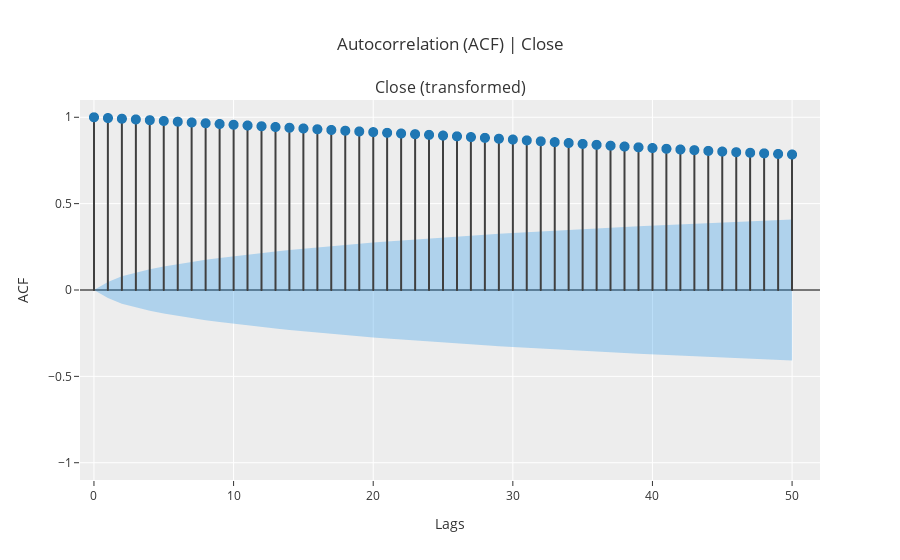

The notebook cell this image was saved under:
### Code cell
# Step 8: Perform Lag Selection using ACF on Residual Series
exp_ETH.plot_model(plot='acf',  data_kwargs={'nlags': 50})

### Figure 1 — Plotly figure (JSON) as saved in the notebook; plotly's stock layout.template omitted (floating-point values rounded to 4 significant figures)
{"data": [{"line": {"color": "#3f3f3f"}, "marker": {"size": 10}, "mode": "lines", "name": "ACF", "showlegend": false, "type": "scattergl", "x": [0, 0], "xaxis": "x", "y": [0, 1], "yaxis": "y"}, {"line": {"color": "#3f3f3f"}, "marker": {"size": 10}, "mode": "lines", "name": "ACF", "showlegend": false, "type": "scattergl", "x": [1, 1], "xaxis": "x", "y": [0, 0.9956], "yaxis": "y"}, {"line": {"color": "#3f3f3f"}, "marker": {"size": 10}, "mode": "lines", "name": "ACF", "showlegend": false, "type": "scattergl", "x": [2, 2], "xaxis": "x", "y": [0, 0.9916], "yaxis": "y"}, {"line": {"color": "#3f3f3f"}, "marker": {"size": 10}, "mode": "lines", "name": "ACF", "showlegend": false, "type": "scattergl", "x": [3, 3], "xaxis": "x", "y": [0, 0.9875], "yaxis": "y"}, {"line": {"color": "#3f3f3f"}, "marker": {"size": 10}, "mode": "lines", "name": "ACF", "showlegend": false, "type": "scattergl", "x": [4, 4], "xaxis": "x", "y": [0, 0.9831], "yaxis": "y"}, {"line": {"color": "#3f3f3f"}, "marker": {"size": 10}, "mode": "lines", "name": "ACF", "showlegend": false, "type": "scattergl", "x": [5, 5], "xaxis": "x", "y": [0, 0.9786], "yaxis": "y"}, {"line": {"color": "#3f3f3f"}, "marker": {"size": 10}, "mode": "lines", "name": "ACF", "showlegend": false, "type": "scattergl", "x": [6, 6], "xaxis": "x", "y": [0, 0.9744], "yaxis": "y"}, {"line": {"color": "#3f3f3f"}, "marker": {"size": 10}, "mode": "lines", "name": "ACF", "showlegend": false, "type": "scattergl", "x": [7, 7], "xaxis": "x", "y": [0, 0.9699], "yaxis": "y"}, {"line": {"color": "#3f3f3f"}, "marker": {"size": 10}, "mode": "lines", "name": "ACF", "showlegend": false, "type": "scattergl", "x": [8, 8], "xaxis": "x", "y": [0, 0.9654], "yaxis": "y"}, {"line": {"color": "#3f3f3f"}, "marker": {"size": 10}, "mode": "lines", "name": "ACF", "showlegend": false, "type": "scattergl", "x": [9, 9], "xaxis": "x", "y": [0, 0.9612], "yaxis": "y"}, {"line": {"color": "#3f3f3f"}, "marker": {"size": 10}, "mode": "lines", "name": "ACF", "showlegend": false, "type": "scattergl", "x": [10, 10], "xaxis": "x", "y": [0, 0.9568], "yaxis": "y"}, {"line": {"color": "#3f3f3f"}, "marker": {"size": 10}, "mode": "lines", "name": "ACF", "showlegend": false, "type": "scattergl", "x": [11, 11], "xaxis": "x", "y": [0, 0.9524], "yaxis": "y"}, {"line": {"color": "#3f3f3f"}, "marker": {"size": 10}, "mode": "lines", "name": "ACF", "showlegend": false, "type": "scattergl", "x": [12, 12], "xaxis": "x", "y": [0, 0.948], "yaxis": "y"}, {"line": {"color": "#3f3f3f"}, "marker": {"size": 10}, "mode": "lines", "name": "ACF", "showlegend": false, "type": "scattergl", "x": [13, 13], "xaxis": "x", "y": [0, 0.9437], "yaxis": "y"}, {"line": {"color": "#3f3f3f"}, "marker": {"size": 10}, "mode": "lines", "name": "ACF", "showlegend": false, "type": "scattergl", "x": [14, 14], "xaxis": "x", "y": [0, 0.9394], "yaxis": "y"}, {"line": {"color": "#3f3f3f"}, "marker": {"size": 10}, "mode": "lines", "name": "ACF", "showlegend": false, "type": "scattergl", "x": [15, 15], "xaxis": "x", "y": [0, 0.9351], "yaxis": "y"}, {"line": {"color": "#3f3f3f"}, "marker": {"size": 10}, "mode": "lines", "name": "ACF", "showlegend": false, "type": "scattergl", "x": [16, 16], "xaxis": "x", "y": [0, 0.9307], "yaxis": "y"}, {"line": {"color": "#3f3f3f"}, "marker": {"size": 10}, "mode": "lines", "name": "ACF", "showlegend": false, "type": "scattergl", "x": [17, 17], "xaxis": "x", "y": [0, 0.9265], "yaxis": "y"}, {"line": {"color": "#3f3f3f"}, "marker": {"size": 10}, "mode": "lines", "name": "ACF", "showlegend": false, "type": "scattergl", "x": [18, 18], "xaxis": "x", "y": [0, 0.9221], "yaxis": "y"}, {"line": {"color": "#3f3f3f"}, "marker": {"size": 10}, "mode": "lines", "name": "ACF", "showlegend": false, "type": "scattergl", "x": [19, 19], "xaxis": "x", "y": [0, 0.918], "yaxis": "y"}, {"line": {"color": "#3f3f3f"}, "marker": {"size": 10}, "mode": "lines", "name": "ACF", "showlegend": false, "type": "scattergl", "x": [20, 20], "xaxis": "x", "y": [0, 0.914], "yaxis": "y"}, {"line": {"color": "#3f3f3f"}, "marker": {"size": 10}, "mode": "lines", "name": "ACF", "showlegend": false, "type": "scattergl", "x": [21, 21], "xaxis": "x", "y": [0, 0.9101], "yaxis": "y"}, {"line": {"color": "#3f3f3f"}, "marker": {"size": 10}, "mode": "lines", "name": "ACF", "showlegend": false, "type": "scattergl", "x": [22, 22], "xaxis": "x", "y": [0, 0.9061], "yaxis": "y"}, {"line": {"color": "#3f3f3f"}, "marker": {"size": 10}, "mode": "lines", "name": "ACF", "showlegend": false, "type": "scattergl", "x": [23, 23], "xaxis": "x", "y": [0, 0.9022], "yaxis": "y"}, {"line": {"color": "#3f3f3f"}, "marker": {"size": 10}, "mode": "lines", "name": "ACF", "showlegend": false, "type": "scattergl", "x": [24, 24], "xaxis": "x", "y": [0, 0.8983], "yaxis": "y"}, {"line": {"color": "#3f3f3f"}, "marker": {"size": 10}, "mode": "lines", "name": "ACF", "showlegend": false, "type": "scattergl", "x": [25, 25], "xaxis": "x", "y": [0, 0.8941], "yaxis": "y"}, {"line": {"color": "#3f3f3f"}, "marker": {"size": 10}, "mode": "lines", "name": "ACF", "showlegend": false, "type": "scattergl", "x": [26, 26], "xaxis": "x", "y": [0, 0.8898], "yaxis": "y"}, {"line": {"color": "#3f3f3f"}, "marker": {"size": 10}, "mode": "lines", "name": "ACF", "showlegend": false, "type": "scattergl", "x": [27, 27], "xaxis": "x", "y": [0, 0.8854], "yaxis": "y"}, {"line": {"color": "#3f3f3f"}, "marker": {"size": 10}, "mode": "lines", "name": "ACF", "showlegend": false, "type": "scattergl", "x": [28, 28], "xaxis": "x", "y": [0, 0.8809], "yaxis": "y"}, {"line": {"color": "#3f3f3f"}, "marker": {"size": 10}, "mode": "lines", "name": "ACF", "showlegend": false, "type": "scattergl", "x": [29, 29], "xaxis": "x", "y": [0, 0.8759], "yaxis": "y"}, {"line": {"color": "#3f3f3f"}, "marker": {"size": 10}, "mode": "lines", "name": "ACF", "showlegend": false, "type": "scattergl", "x": [30, 30], "xaxis": "x", "y": [0, 0.8712], "yaxis": "y"}, {"line": {"color": "#3f3f3f"}, "marker": {"size": 10}, "mode": "lines", "name": "ACF", "showlegend": false, "type": "scattergl", "x": [31, 31], "xaxis": "x", "y": [0, 0.8662], "yaxis": "y"}, {"line": {"color": "#3f3f3f"}, "marker": {"size": 10}, "mode": "lines", "name": "ACF", "showlegend": false, "type": "scattergl", "x": [32, 32], "xaxis": "x", "y": [0, 0.8611], "yaxis": "y"}, {"line": {"color": "#3f3f3f"}, "marker": {"size": 10}, "mode": "lines", "name": "ACF", "showlegend": false, "type": "scattergl", "x": [33, 33], "xaxis": "x", "y": [0, 0.8561], "yaxis": "y"}, {"line": {"color": "#3f3f3f"}, "marker": {"size": 10}, "mode": "lines", "name": "ACF", "showlegend": false, "type": "scattergl", "x": [34, 34], "xaxis": "x", "y": [0, 0.851], "yaxis": "y"}, {"line": {"color": "#3f3f3f"}, "marker": {"size": 10}, "mode": "lines", "name": "ACF", "showlegend": false, "type": "scattergl", "x": [35, 35], "xaxis": "x", "y": [0, 0.8458], "yaxis": "y"}, {"line": {"color": "#3f3f3f"}, "marker": {"size": 10}, "mode": "lines", "name": "ACF", "showlegend": false, "type": "scattergl", "x": [36, 36], "xaxis": "x", "y": [0, 0.8405], "yaxis": "y"}, {"line": {"color": "#3f3f3f"}, "marker": {"size": 10}, "mode": "lines", "name": "ACF", "showlegend": false, "type": "scattergl", "x": [37, 37], "xaxis": "x", "y": [0, 0.8355], "yaxis": "y"}, {"line": {"color": "#3f3f3f"}, "marker": {"size": 10}, "mode": "lines", "name": "ACF", "showlegend": false, "type": "scattergl", "x": [38, 38], "xaxis": "x", "y": [0, 0.8306], "yaxis": "y"}, {"line": {"color": "#3f3f3f"}, "marker": {"size": 10}, "mode": "lines", "name": "ACF", "showlegend": false, "type": "scattergl", "x": [39, 39], "xaxis": "x", "y": [0, 0.8261], "yaxis": "y"}, {"line": {"color": "#3f3f3f"}, "marker": {"size": 10}, "mode": "lines", "name": "ACF", "showlegend": false, "type": "scattergl", "x": [40, 40], "xaxis": "x", "y": [0, 0.8219], "yaxis": "y"}, {"line": {"color": "#3f3f3f"}, "marker": {"size": 10}, "mode": "lines", "name": "ACF", "showlegend": false, "type": "scattergl", "x": [41, 41], "xaxis": "x", "y": [0, 0.8176], "yaxis": "y"}, {"line": {"color": "#3f3f3f"}, "marker": {"size": 10}, "mode": "lines", "name": "ACF", "showlegend": false, "type": "scattergl", "x": [42, 42], "xaxis": "x", "y": [0, 0.8135], "yaxis": "y"}, {"line": {"color": "#3f3f3f"}, "marker": {"size": 10}, "mode": "lines", "name": "ACF", "showlegend": false, "type": "scattergl", "x": [43, 43], "xaxis": "x", "y": [0, 0.8096], "yaxis": "y"}, {"line": {"color": "#3f3f3f"}, "marker": {"size": 10}, "mode": "lines", "name": "ACF", "showlegend": false, "type": "scattergl", "x": [44, 44], "xaxis": "x", "y": [0, 0.8055], "yaxis": "y"}, {"line": {"color": "#3f3f3f"}, "marker": {"size": 10}, "mode": "lines", "name": "ACF", "showlegend": false, "type": "scattergl", "x": [45, 45], "xaxis": "x", "y": [0, 0.8015], "yaxis": "y"}, {"line": {"color": "#3f3f3f"}, "marker": {"size": 10}, "mode": "lines", "name": "ACF", "showlegend": false, "type": "scattergl", "x": [46, 46], "xaxis": "x", "y": [0, 0.7979], "yaxis": "y"}, {"line": {"color": "#3f3f3f"}, "marker": {"size": 10}, "mode": "lines", "name": "ACF", "showlegend": false, "type": "scattergl", "x": [47, 47], "xaxis": "x", "y": [0, 0.7945], "yaxis": "y"}, {"line": {"color": "#3f3f3f"}, "marker": {"size": 10}, "mode": "lines", "name": "ACF", "showlegend": false, "type": "scattergl", "x": [48, 48], "xaxis": "x", "y": [0, 0.7911], "yaxis": "y"}, {"line": {"color": "#3f3f3f"}, "marker": {"size": 10}, "mode": "lines", "name": "ACF", "showlegend": false, "type": "scattergl", "x": [49, 49], "xaxis": "x", "y": [0, 0.7878], "yaxis": "y"}, {"line": {"color": "#3f3f3f"}, "marker": {"size": 10}, "mode": "lines", "name": "ACF", "showlegend": false, "type": "scattergl", "x": [50, 50], "xaxis": "x", "y": [0, 0.7846], "yaxis": "y"}, {"marker": {"color": "#1f77b4", "size": 10}, "mode": "markers", "name": "ACF", "showlegend": false, "type": "scattergl", "x": [0, 1, 2, 3, 4, 5, 6, 7, 8, 9, 10, 11, 12, 13, 14, 15, 16, 17, 18, 19, 20, 21, 22, 23, 24, 25, 26, 27, 28, 29, 30, 31, 32, 33, 34, 35, 36, 37, 38, 39, 40, 41, 42, 43, 44, 45, 46, 47, 48, 49, 50], "xaxis": "x", "y": [1, 0.9956, 0.9916, 0.9875, 0.9831, 0.9786, 0.9744, 0.9699, 0.9654, 0.9612, 0.9568, 0.9524, 0.948, 0.9437, 0.9394, 0.9351, 0.9307, 0.9265, 0.9221, 0.918, 0.914, 0.9101, 0.9061, 0.9022, 0.8983, 0.8941, 0.8898, 0.8854, 0.8809, 0.8759, 0.8712, 0.8662, 0.8611, 0.8561, 0.851, 0.8458, 0.8405, 0.8355, 0.8306, 0.8261, 0.8219, 0.8176, 0.8135, 0.8096, 0.8055, 0.8015, 0.7979, 0.7945, 0.7911, 0.7878, 0.7846], "yaxis": "y"}, {"line": {"color": "rgba(255,255,255,0)"}, "marker": {"size": 10}, "mode": "lines", "name": "UC", "showlegend": false, "type": "scatter", "x": [0, 1, 2, 3, 4, 5, 6, 7, 8, 9, 10, 11, 12, 13, 14, 15, 16, 17, 18, 19, 20, 21, 22, 23, 24, 25, 26, 27, 28, 29, 30, 31, 32, 33, 34, 35, 36, 37, 38, 39, 40, 41, 42, 43, 44, 45, 46, 47, 48, 49, 50], "xaxis": "x", "y": [0, 0.04584, 0.07917, 0.102, 0.1204, 0.1362, 0.1503, 0.163, 0.1747, 0.1856, 0.1958, 0.2054, 0.2145, 0.2231, 0.2313, 0.2392, 0.2468, 0.254, 0.261, 0.2678, 0.2743, 0.2807, 0.2868, 0.2927, 0.2985, 0.3042, 0.3096, 0.315, 0.3202, 0.3252, 0.3301, 0.3349, 0.3396, 0.3442, 0.3486, 0.3529, 0.3572, 0.3613, 0.3653, 0.3693, 0.3732, 0.3769, 0.3806, 0.3843, 0.3878, 0.3913, 0.3948, 0.3982, 0.4015, 0.4047, 0.4079], "yaxis": "y"}, {"fill": "tonexty", "fillcolor": "rgba(32, 146, 230,0.3)", "line": {"color": "rgba(255,255,255,0)"}, "marker": {"size": 10}, "mode": "lines", "name": "LC", "showlegend": false, "type": "scatter", "x": [0, 1, 2, 3, 4, 5, 6, 7, 8, 9, 10, 11, 12, 13, 14, 15, 16, 17, 18, 19, 20, 21, 22, 23, 24, 25, 26, 27, 28, 29, 30, 31, 32, 33, 34, 35, 36, 37, 38, 39, 40, 41, 42, 43, 44, 45, 46, 47, 48, 49, 50], "xaxis": "x", "y": [0, -0.04584, -0.07917, -0.102, -0.1204, -0.1362, -0.1503, -0.163, -0.1747, -0.1856, -0.1958, -0.2054, -0.2145, -0.2231, -0.2313, -0.2392, -0.2468, -0.254, -0.261, -0.2678, -0.2743, -0.2807, -0.2868, -0.2927, -0.2985, -0.3042, -0.3096, -0.315, -0.3202, -0.3252, -0.3301, -0.3349, -0.3396, -0.3442, -0.3486, -0.3529, -0.3572, -0.3613, -0.3653, -0.3693, -0.3732, -0.3769, -0.3806, -0.3843, -0.3878, -0.3913, -0.3948, -0.3982, -0.4015, -0.4047, -0.4079], "yaxis": "y"}], "layout": {"annotations": [{"font": {"size": 16}, "showarrow": false, "text": "Close (transformed)", "x": 0.5, "xanchor": "center", "xref": "paper", "y": 1, "yanchor": "bottom", "yref": "paper"}], "showlegend": false, "title": {"text": "Autocorrelation (ACF) | Close"}, "xaxis": {"anchor": "y", "domain": [0, 1], "range": [-1, 52], "title": {"text": "Lags"}}, "yaxis": {"anchor": "x", "domain": [0, 1], "range": [-1.1, 1.1], "title": {"text": "ACF"}, "zerolinecolor": "#000000"}}}
